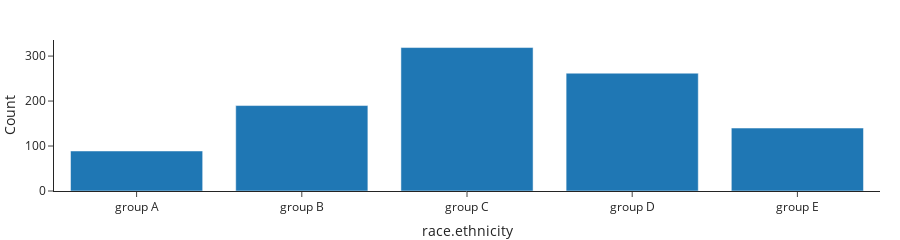

Source (notebook cell):
### Code cell
px.bar(df_count_ethnicities, x="race.ethnicity", y="Count", height=200).show()

### Figure 1 — Plotly figure (JSON) as saved in the notebook; plotly's stock layout.template omitted (floating-point values rounded to 4 significant figures)
{"data": [{"alignmentgroup": "True", "hovertemplate": "race.ethnicity=%{x}<br>Count=%{y}<extra></extra>", "legendgroup": "", "marker": {"color": "#1F77B4", "pattern": {"shape": ""}}, "name": "", "offsetgroup": "", "orientation": "v", "showlegend": false, "textposition": "auto", "type": "bar", "x": ["group A", "group B", "group C", "group D", "group E"], "xaxis": "x", "y": [89, 190, 319, 262, 140], "yaxis": "y"}], "layout": {"barmode": "relative", "height": 200, "legend": {"tracegroupgap": 0}, "xaxis": {"anchor": "y", "domain": [0, 1], "title": {"text": "race.ethnicity"}}, "yaxis": {"anchor": "x", "domain": [0, 1], "title": {"text": "Count"}}}}
